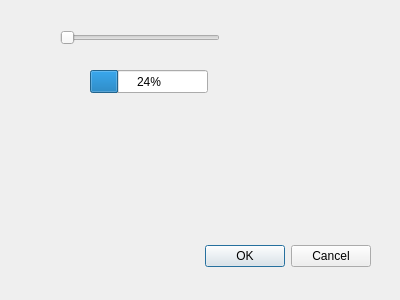
<?xml version="1.0" encoding="UTF-8"?>
<ui version="4.0">
 <class>Dialog</class>
 <widget class="QDialog" name="Dialog">
  <property name="geometry">
   <rect>
    <x>0</x>
    <y>0</y>
    <width>400</width>
    <height>300</height>
   </rect>
  </property>
  <property name="windowTitle">
   <string>Dialog</string>
  </property>
  <widget class="QDialogButtonBox" name="buttonBox">
   <property name="geometry">
    <rect>
     <x>30</x>
     <y>240</y>
     <width>341</width>
     <height>32</height>
    </rect>
   </property>
   <property name="orientation">
    <enum>Qt::Orientation::Horizontal</enum>
   </property>
   <property name="standardButtons">
    <set>QDialogButtonBox::StandardButton::Cancel|QDialogButtonBox::StandardButton::Ok</set>
   </property>
  </widget>
  <widget class="QSlider" name="horizontalSlider">
   <property name="geometry">
    <rect>
     <x>60</x>
     <y>30</y>
     <width>160</width>
     <height>16</height>
    </rect>
   </property>
   <property name="orientation">
    <enum>Qt::Orientation::Horizontal</enum>
   </property>
  </widget>
  <widget class="QProgressBar" name="progressBar">
   <property name="geometry">
    <rect>
     <x>90</x>
     <y>70</y>
     <width>118</width>
     <height>23</height>
    </rect>
   </property>
   <property name="value">
    <number>24</number>
   </property>
  </widget>
 </widget>
 <resources/>
 <connections>
  <connection>
   <sender>buttonBox</sender>
   <signal>accepted()</signal>
   <receiver>Dialog</receiver>
   <slot>accept()</slot>
   <hints>
    <hint type="sourcelabel">
     <x>248</x>
     <y>254</y>
    </hint>
    <hint type="destinationlabel">
     <x>157</x>
     <y>274</y>
    </hint>
   </hints>
  </connection>
  <connection>
   <sender>buttonBox</sender>
   <signal>rejected()</signal>
   <receiver>Dialog</receiver>
   <slot>reject()</slot>
   <hints>
    <hint type="sourcelabel">
     <x>316</x>
     <y>260</y>
    </hint>
    <hint type="destinationlabel">
     <x>286</x>
     <y>274</y>
    </hint>
   </hints>
  </connection>
 </connections>
</ui>
